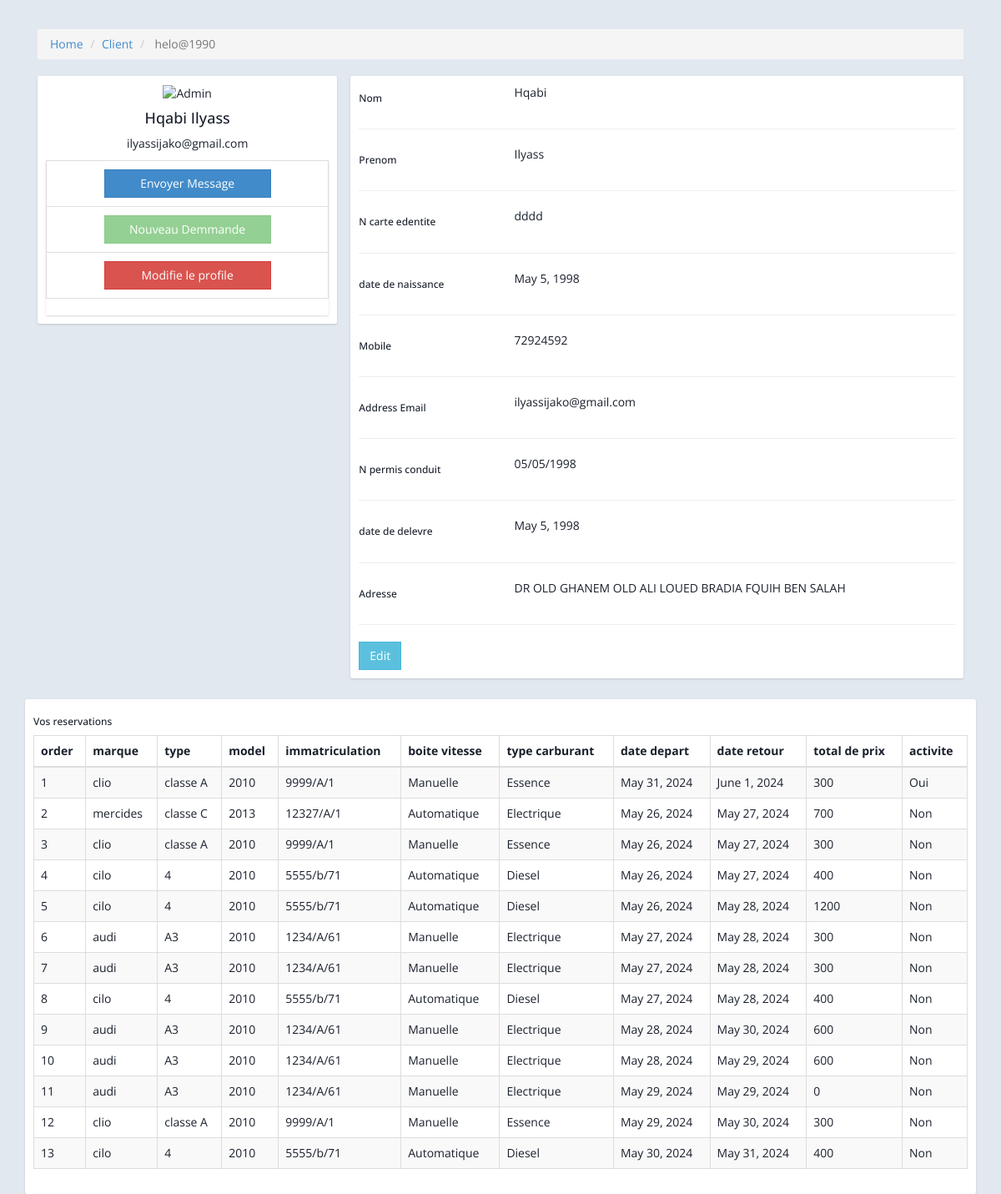
The app's page /administration/clients/12/ (signed in) with its own data.
### account/models.py (models this page shows, shortened)
class Client(models.Model):
    user = models.OneToOneField(User, on_delete=models.CASCADE, related_name='client_profile')
    nom = models.CharField(max_length=20)
    prenom = models.CharField(max_length=20)
    cin = models.CharField(max_length=20)
    naissance = models.DateField()
    permit = models.CharField(max_length=20)
    delevrence = models.DateField()
    email = models.CharField(max_length=30)
    adresse = models.CharField(max_length=50)
    adresse2 = models.CharField(max_length=50, blank=True, null=True)
    pays = CountryField(blank_label='(choisissez un pays)')
    phone = PhoneNumberField(region='MA')
    image_user = models.ImageField(upload_to='user/%y/%m/%d', blank=True, null=True)

### index/models.py (models this page shows, shortened)
class ArchiveReservation(models.Model):
    client = models.ForeignKey(Client, on_delete=models.PROTECT)
    voiture = models.ForeignKey(Voiture, on_delete=models.PROTECT, blank=True, null=True)
    image_permit = models.ImageField(upload_to='permit/%y/%m/%d', blank=True, null=True)
    matricule = models.CharField(max_length=10, default='0000/0/00')
    totalprix = models.IntegerField()
    date_encharge = models.DateField(null=True, blank=True)
    date_endepot = models.DateField(null=True, blank=True)
    disponibilite = models.CharField(max_length=5, default='NON')
    available = models.BooleanField(default=False)
    date_reservation = models.DateTimeField(default=timezone.now)

### administration/models.py (models this page shows, shortened)
class Voiture(models.Model):
    MODEL_CHOICES = [(str(year), str(year)) for year in range(2010, 2025)]
    TYPE_CARBURANT_CHOICES = [
        ('Essence', 'Essence'),
        ('Diesel', 'Diesel'),
        ('Electrique', 'Électrique'),
    ]
    BOITE_VITESSE_CHOICES = [
        ('Manuelle', 'Manuelle'),
        ('Automatique', 'Automatique'),
    ]
    STATUT_CHOICES = [
        ('Bon état', 'Bon état'),
        ('Besoin de réparations mineures', 'Besoin de réparations mineures'),
        ('Besoin de réparations majeures', 'Besoin de réparations majeures'),
    ]
    marque = models.CharField(max_length=100, )
    type = models.CharField(max_length=100)
    matricule = models.CharField(max_length=50)
    date_achat = models.DateField()
    image = models.ImageField(upload_to='voitures/')
    puissance_fiscale = models.DecimalField(max_digits=5, decimal_places=2)
    type_carburant = models.CharField(max_length=50, choices=TYPE_CARBURANT_CHOICES)
    boite_vitesse = models.CharField(max_length=50, choices=BOITE_VITESSE_CHOICES)
    model = models.CharField(max_length=100,choices=MODEL_CHOICES)
    montant_achat = models.DecimalField(max_digits=10, decimal_places=2)
    prix=models.CharField(max_length=10, default='0')
    statut_mecanique = models.CharField(max_length=50, choices=STATUT_CHOICES, default='Bon état')
    disponibilite=models.CharField(max_length=5,default='oui')

### administration/views.py (the view)
# urls.py: path('clients/<int:id>/', views.client_profile, name='client_profile'),
@login_required
def client_profile(request, id):
    if not request.user.is_staff:
        return redirect('admin_login')
    client = get_object_or_404(Client, id=id)
    reservations = ArchiveReservation.objects.filter(client=client)
    reservation_details = []
    for reservation in reservations:
        has_passed = reservation.date_endepot > date.today() if reservation.date_endepot else False
        if reservation.date_endepot< date.today():
            reservation.available=False
            reservation.disponibilite=='oui'
            reservation.save()
        reservation_details.append({
            'reservation': reservation,
            'has_passed': has_passed
        })
    reservation_details.sort(key=lambda x: not x['has_passed'])  # Show passed reservations at the bottom
    return render(request, 'administration/client_profile.html', {'client': client, 'reservation_details': reservation_details,'has_passed': has_passed})

### templates/administration/client_profile.html (shortened to what this page needs)
{% load static %}
<!DOCTYPE html>
<head>
  <link rel="stylesheet" href="{% static 'administration/css/templatemo_main.css' %}">
  <link rel="stylesheet" href="{% static 'css/all.min.css' %}">
</head>
<body>
            <div class="container">
                        <div class="main-body">
                              <nav aria-label="breadcrumb" class="main-breadcrumb">
                                <ol class="breadcrumb">
                                  <li class="breadcrumb-item"><a href="{% url 'index' %}">Home</a></li>
                                  <li class="breadcrumb-item"><a href="{% url 'client' %}">Client</a></li>
                                  <li class="breadcrumb-item active" aria-current="page"> {{client.user.username}} </li>
                                </ol>
                              </nav>
                              <div class="row gutters-sm">
                                <div class="col-md-4 mb-3">
                                  <div class="card">
                                    <div class="card-body">
                                      <div class="d-flex flex-column align-items-center text-center">
                                        <img src="https://bootdey.com/img/Content/avatar/avatar7.png" alt="Admin" class="rounded-circle" width="150">
                                        <div class="mt-3">
                                          <h4>{{client.nom}} {{client.prenom}}</h4>
                                          <p class="text-secondary mb-1"> {{client.email}} </p>
                                          <div class="card mt-3">
                                            <ul class="list-group list-group-flush">
                                              <li class="list-group-item d-flex justify-content-between align-items-center flex-wrap">
                                                <button class="btn btn-primary  " style="width: 200px;">Envoyer Message</button>
                                              </li>
                                              <li class="list-group-item d-flex justify-content-between align-items-center flex-wrap">
                                                <a href="{% url 'selecte_voiture_admin' client.id %}" class="btn btn-success"  style="width: 200px;" {% if has_passed %}disabled{% endif %}> Nouveau Demmande</a>
                                              </li>
                                              <li class="list-group-item d-flex justify-content-between align-items-center flex-wrap">
                                                <a href="{% url 'update_client_profile' client.id %}" class="btn btn-danger"  style="width: 200px;">Modifie le profile</a>
                                              </li>
                                            </ul>
                                          </div>
                                        </div>
                                      </div>
                                    </div>
                                  </div>
                                </div>
                                <div class="col-md-8">
                                  <div class="card mb-3">
                                    <div class="card-body">
                                      <div class="row">
                                        <div class="col-sm-3">
                                          <h6 class="mb-0"> Nom</h6>
                                        </div>
                                        <div class="col-sm-9 text-secondary">
                                          {{client.nom}}
                                        </div>
                                      </div>
                                      <hr>
                                      <div class="row">
                                        <div class="col-sm-3">
                                          <h6 class="mb-0">Prenom</h6>
                                        </div>
                                        <div class="col-sm-9 text-secondary">
                                          {{client.prenom}}
                                        </div>
                                      </div>
                                      <hr>
                                      <div class="row">
                                        <div class="col-sm-3">
                                          <h6 class="mb-0">N carte edentite</h6>
                                        </div>
                                        <div class="col-sm-9 text-secondary">
                                          {{client.cin}}
                                        </div>
                                      </div>
                                      <hr>
                                      <div class="row">
                                        <div class="col-sm-3">
                                          <h6 class="mb-0">date de naissance </h6>
                                        </div>
                                        <div class="col-sm-9 text-secondary">
                                          {{client.naissance}}
                                        </div>
                                      </div>
                                      <hr>
                                      <div class="row">
                                        <div class="col-sm-3">
                                          <h6 class="mb-0">Mobile</h6>
                                        </div>
                                        <div class="col-sm-9 text-secondary">
                                          {{client.phone}}
                                        </div>
                                      </div>
                                      <hr>
                                      <div class="row">
                                        <div class="col-sm-3">
                                          <h6 class="mb-0">Address Email</h6>
                                        </div>
                                        <div class="col-sm-9 text-secondary">
                                          {{client.email}}
                                        </div>
                                      </div>
                                      <hr>
                                      <div class="row">
                                        <div class="col-sm-3">
                                          <h6 class="mb-0">N permis conduit</h6>
                                        </div>
                                        <div class="col-sm-9 text-secondary">
                                          {{client.permit}}
                                        </div>
                                      </div>
                                      <hr>
                                      <div class="row">
                                        <div class="col-sm-3">
                                          <h6 class="mb-0">date de delevre</h6>
                                        </div>
                                        <div class="col-sm-9 text-secondary">
                                          {{client.delevrence}}
                                        </div>
                                      </div>
                                      <hr>
                                      <div class="row">
                                        <div class="col-sm-3">
                                          <h6 class="mb-0">Adresse</h6>
                                        </div>
                                        <div class="col-sm-9 text-secondary">
                                          {{client.adresse}}
                                        </div>
                                      </div>
                                      <hr>
                                      <div class="row">
                                        <div class="col-sm-12">
                                          <a class="btn btn-info " target="__blank" href="https://www.bootdey.com/snippets/view/profile-edit-data-and-skills">Edit</a>
                                        </div>
                                      </div>
                                    </div>
                                  </div>
                                </div>
                              </div>
                            </div>
                            <div class="row gutters-sm">
                              <div class="col-md-12">
                                <div class="card h-100">
                                  <div class="card-body">
                                    <h6 class="d-flex align-items-center mb-3"> Vos reservations </h6>
                                    <table class="table table-striped table-hover table-bordered">
                                      <thead>
                                        <tr>
                                          <th>order</th>
                                          <th>marque</th>
                                          <th>type</th>
                                          <th>model</th>
                                          <th>immatriculation</th>
                                          <th>boite vitesse</th>
                                          <th>type carburant</th>
                                          <th>date depart</th>
                                          <th>date retour</th>
                                          <th>total de prix</th>
                                          <th>activite</th>
                                        </tr>
                                      </thead>
                                      <tbody>
                                        {% for i in reservation_details %}
                                        <tr>
                                          <td>{{ forloop.counter }}</td>
                                          <td> {{i.reservation.voiture.marque}} </td>
                                          <td>{{i.reservation.voiture.type}}</td>
                                          <td>{{i.reservation.voiture.model}}</td>
                                          <td>{{i.reservation.voiture.matricule}}</td>
                                          <td>{{i.reservation.voiture.boite_vitesse}}</td>
                                          <td>{{i.reservation.voiture.type_carburant}}</td>
                                          <td>{{i.reservation.date_encharge}}</td>
                                          <td>{{i.reservation.date_endepot}}</td>
                                          <td>{{i.reservation.totalprix}}</td>
                                          <td>{{ i.has_passed|yesno:"Oui,Non" }}</td>
                                        </tr>
                                        {% endfor %}
                                      </tbody>
                                    </table>
                                  </div>
                                </div>
                              </div>
                            </div>
                        </div>
</body>
</html>

### records on screen
Client: user.username "helo@1990", nom "Hqabi", prenom "Ilyass", email "ilyassijako@gmail.com", cin "dddd", naissance "May 5, 1998", phone "72924592", permit "05/05/1998", delevrence "May 5, 1998", adresse "DR OLD GHANEM OLD ALI LOUED BRADIA FQUIH BEN SALAH"
ArchiveReservation: reservation.voiture.marque "clio", reservation.voiture.type "classe A", reservation.voiture.model "2010", reservation.voiture.matricule "9999/A/1", reservation.voiture.boite_vitesse "Manuelle", reservation.voiture.type_carburant "Essence", reservation.date_encharge "May 31, 2024", reservation.date_endepot "June 1, 2024", reservation.totalprix "300", has_passed "Oui"
ArchiveReservation: reservation.voiture.marque "mercides", reservation.voiture.type "classe C", reservation.voiture.model "2013", reservation.voiture.matricule "12327/A/1", reservation.voiture.boite_vitesse "Automatique", reservation.voiture.type_carburant "Electrique", reservation.date_encharge "May 26, 2024", reservation.date_endepot "May 27, 2024", reservation.totalprix "700", has_passed "Non"
ArchiveReservation: reservation.voiture.marque "clio", reservation.voiture.type "classe A", reservation.voiture.model "2010", reservation.voiture.matricule "9999/A/1", reservation.voiture.boite_vitesse "Manuelle", reservation.voiture.type_carburant "Essence", reservation.date_encharge "May 26, 2024", reservation.date_endepot "May 27, 2024", reservation.totalprix "300", has_passed "Non"
ArchiveReservation: reservation.voiture.marque "cilo", reservation.voiture.type "4", reservation.voiture.model "2010", reservation.voiture.matricule "5555/b/71", reservation.voiture.boite_vitesse "Automatique", reservation.voiture.type_carburant "Diesel", reservation.date_encharge "May 26, 2024", reservation.date_endepot "May 27, 2024", reservation.totalprix "400", has_passed "Non"
ArchiveReservation: reservation.voiture.marque "cilo", reservation.voiture.type "4", reservation.voiture.model "2010", reservation.voiture.matricule "5555/b/71", reservation.voiture.boite_vitesse "Automatique", reservation.voiture.type_carburant "Diesel", reservation.date_encharge "May 26, 2024", reservation.date_endepot "May 28, 2024", reservation.totalprix "1200", has_passed "Non"
ArchiveReservation: reservation.voiture.marque "audi", reservation.voiture.type "A3", reservation.voiture.model "2010", reservation.voiture.matricule "1234/A/61", reservation.voiture.boite_vitesse "Manuelle", reservation.voiture.type_carburant "Electrique", reservation.date_encharge "May 27, 2024", reservation.date_endepot "May 28, 2024", reservation.totalprix "300", has_passed "Non"
ArchiveReservation: reservation.voiture.marque "audi", reservation.voiture.type "A3", reservation.voiture.model "2010", reservation.voiture.matricule "1234/A/61", reservation.voiture.boite_vitesse "Manuelle", reservation.voiture.type_carburant "Electrique", reservation.date_encharge "May 27, 2024", reservation.date_endepot "May 28, 2024", reservation.totalprix "300", has_passed "Non"
ArchiveReservation: reservation.voiture.marque "cilo", reservation.voiture.type "4", reservation.voiture.model "2010", reservation.voiture.matricule "5555/b/71", reservation.voiture.boite_vitesse "Automatique", reservation.voiture.type_carburant "Diesel", reservation.date_encharge "May 27, 2024", reservation.date_endepot "May 28, 2024", reservation.totalprix "400", has_passed "Non"
ArchiveReservation: reservation.voiture.marque "audi", reservation.voiture.type "A3", reservation.voiture.model "2010", reservation.voiture.matricule "1234/A/61", reservation.voiture.boite_vitesse "Manuelle", reservation.voiture.type_carburant "Electrique", reservation.date_encharge "May 28, 2024", reservation.date_endepot "May 30, 2024", reservation.totalprix "600", has_passed "Non"
ArchiveReservation: reservation.voiture.marque "audi", reservation.voiture.type "A3", reservation.voiture.model "2010", reservation.voiture.matricule "1234/A/61", reservation.voiture.boite_vitesse "Manuelle", reservation.voiture.type_carburant "Electrique", reservation.date_encharge "May 28, 2024", reservation.date_endepot "May 29, 2024", reservation.totalprix "600", has_passed "Non"
ArchiveReservation: reservation.voiture.marque "audi", reservation.voiture.type "A3", reservation.voiture.model "2010", reservation.voiture.matricule "1234/A/61", reservation.voiture.boite_vitesse "Manuelle", reservation.voiture.type_carburant "Electrique", reservation.date_encharge "May 29, 2024", reservation.date_endepot "May 29, 2024", reservation.totalprix "0", has_passed "Non"
ArchiveReservation: reservation.voiture.marque "clio", reservation.voiture.type "classe A", reservation.voiture.model "2010", reservation.voiture.matricule "9999/A/1", reservation.voiture.boite_vitesse "Manuelle", reservation.voiture.type_carburant "Essence", reservation.date_encharge "May 29, 2024", reservation.date_endepot "May 30, 2024", reservation.totalprix "300", has_passed "Non"
ArchiveReservation: reservation.voiture.marque "cilo", reservation.voiture.type "4", reservation.voiture.model "2010", reservation.voiture.matricule "5555/b/71", reservation.voiture.boite_vitesse "Automatique", reservation.voiture.type_carburant "Diesel", reservation.date_encharge "May 30, 2024", reservation.date_endepot "May 31, 2024", reservation.totalprix "400", has_passed "Non"
